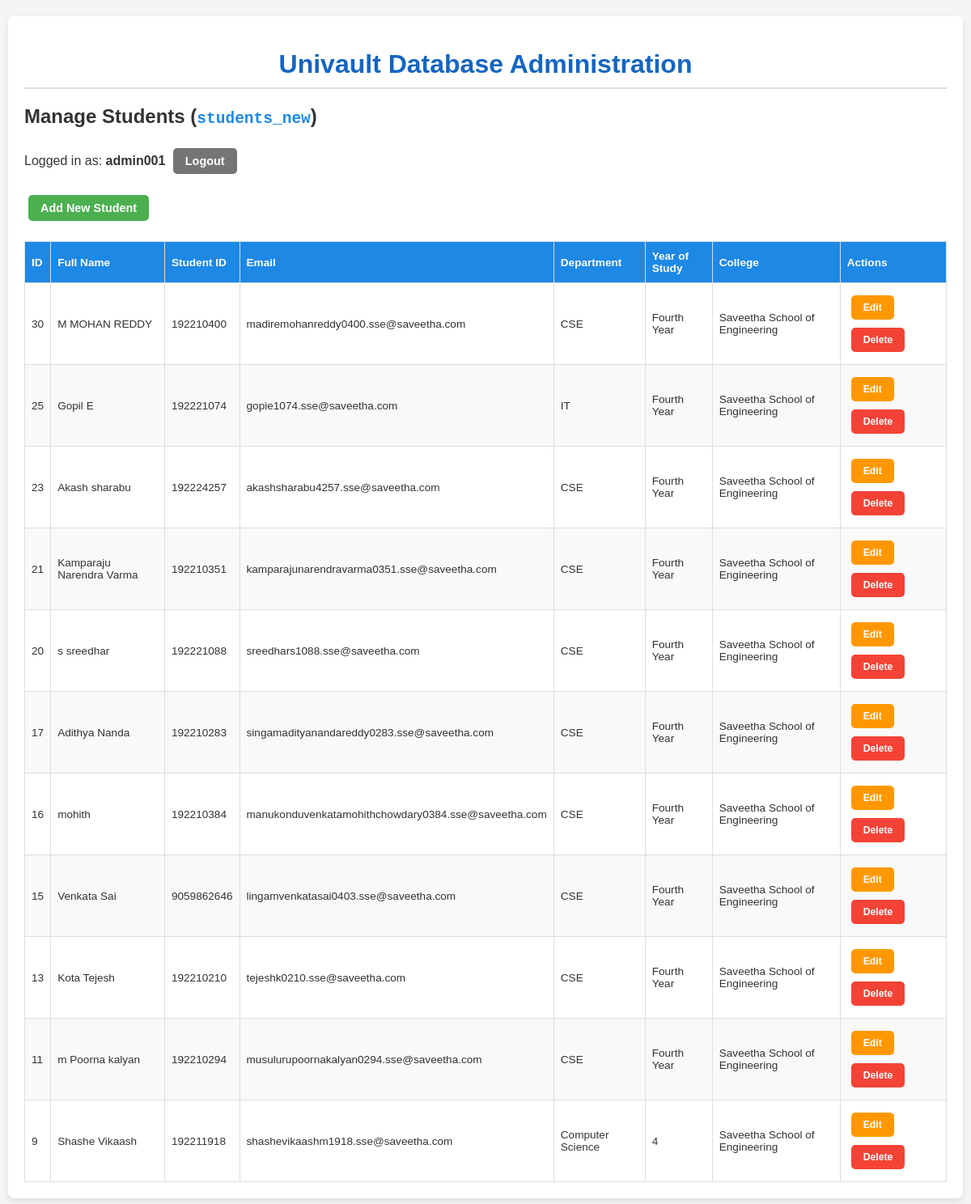
The page /main_admin.php (signed in) on the database its author committed.
### tables this page shows
CREATE TABLE `students_new` (
  `id` int(11) NOT NULL AUTO_INCREMENT,
  `full_name` varchar(255) NOT NULL,
  `student_number` varchar(50) NOT NULL,
  `email` varchar(255) NOT NULL,
  `password` varchar(255) NOT NULL,
  `department` varchar(100) NOT NULL,
  `year_of_study` varchar(50) NOT NULL,
  `college` varchar(255) NOT NULL,
  `created_at` timestamp NOT NULL DEFAULT current_timestamp(),
  `verification_token` varchar(255) DEFAULT NULL,
  `verified` tinyint(1) DEFAULT 0,
  `reset_token` varchar(255) DEFAULT NULL,
  `reset_token_expires` datetime DEFAULT NULL,
  PRIMARY KEY (`id`),
  UNIQUE KEY `student_number` (`student_number`),
  UNIQUE KEY `email` (`email`)
);

### main_admin.php (the view, shortened to what this page needs)
<?php
$servername = "127.0.0.1";
$username = "root";
$password = "";
$dbname = "univault_db2";
$table_name = 'students_new';
$fields = [
    'id' => 'ID',
    'full_name' => 'Full Name',
    'student_number' => 'Student ID',
    'email' => 'Email',
    'department' => 'Department',
    'year_of_study' => 'Year of Study',
    'college' => 'College',
];
try {
    $conn = new mysqli($servername, $username, $password, $dbname);
} catch (Exception $e) {
    die("Database Error: " . $e->getMessage());
}
function check_login($conn) {
    return isset($_SESSION['admin_id']) && $_SESSION['admin_id'] === 'admin001';
}
$is_logged_in = check_login($conn);
if ($is_logged_in) {
    $action = $_GET['action'] ?? 'view';
    if ($action === 'view') {
        $sql = "SELECT id, " . implode(", ", array_keys($fields)) . " FROM $table_name ORDER BY id DESC";
        $result = $conn->query($sql);
        $records = $result->fetch_all(MYSQLI_ASSOC);
    }
}
?>
<!DOCTYPE html>
<html lang="en">
<head>
</head>
<body>
<div class="container">
    <h1>Univault Database Administration</h1>
    <?php if (!$is_logged_in): ?>
        <h2>Admin Login</h2>
        <div class="form-container">
            <p><strong>Demo Login:</strong> Admin ID: <code>admin001</code> | Password: <code>admin</code></p>
            <form method="post" action="admin_panel.php">
                <div class="form-group">
                    <label for="admin_id">Admin ID (e.g., admin001)</label>
                    <input type="text" id="admin_id" name="admin_id" required>
                </div>
                <div class="form-group">
                    <label for="password">Password</label>
                    <input type="password" id="password" name="password" required>
                </div>
                <button type="submit" name="login" class="btn btn-primary">Login</button>
            </form>
        </div>
    <?php else: ?>
        <h2>Manage Students (<code style="color:var(--primary);"><?php echo $table_name; ?></code>)</h2>
        <p>Logged in as: <strong><?php echo $_SESSION['admin_id']; ?></strong>
        <a href="?logout=true" class="btn btn-logout">Logout</a></p>
        <?php if ($action === 'view'): ?>
            <a href="?action=add" class="btn btn-add">Add New Student</a>
            <?php if (!empty($records)): ?>
                <table>
                    <thead>
                        <tr>
                            <?php foreach ($fields as $col => $label): ?>
                                <th><?php echo $label; ?></th>
                            <?php endforeach; ?>
                            <th>Actions</th>
                        </tr>
                    </thead>
                    <tbody>
                        <?php foreach ($records as $record): ?>
                            <tr>
                                <?php foreach ($fields as $col => $label): ?>
                                    <td><?php echo htmlspecialchars($record[$col] ?? 'N/A'); ?></td>
                                <?php endforeach; ?>
                                <td>
                                    <a href="?action=edit&edit=<?php echo $record['id']; ?>" class="btn btn-edit">Edit</a>
                                    <a href="?action=delete&delete=<?php echo $record['id']; ?>" class="btn btn-delete" onclick="return confirm('Are you sure you want to delete this record (ID: <?php echo $record['id']; ?>)?');">Delete</a>
                                </td>
                            </tr>
                        <?php endforeach; ?>
                    </tbody>
                </table>
            <?php else: ?>
                <p style="margin-top: 20px;">No records found in the <?php echo $table_name; ?> table.</p>
            <?php endif; ?>
        <?php endif; ?>
    <?php endif; ?>
</div>
</body>
</html>

### main_admin.php (style rules this page uses)
:root { --primary: #1e88e5; --primary-dark: #1565c0; --secondary: #ff9800; --success: #4caf50; --danger: #f44336; --bg-light: #f5f5f5; --text-dark: #333; --border-color: #ddd; }
body { font-family: 'Arial', sans-serif; background-color: var(--bg-light); color: var(--text-dark); margin: 0; padding: 0; display: flex; flex-direction: column; align-items: center; }
.container { width: 95%; max-width: 1200px; margin: 20px auto; background: white; padding: 20px; border-radius: 8px; box-shadow: 0 4px 10px rgba(0, 0, 0, 0.1); }
h1 { color: var(--primary-dark); border-bottom: 2px solid var(--border-color); padding-bottom: 10px; margin-bottom: 20px; text-align: center; }
.btn { padding: 8px 15px; border: none; border-radius: 5px; cursor: pointer; text-decoration: none; font-weight: bold; display: inline-block; transition: background-color 0.3s; margin: 5px; font-size: 0.9em; }
.btn-add { background-color: var(--success); color: white; }
.btn-edit { background-color: var(--secondary); color: white; }
.btn-delete { background-color: var(--danger); color: white; }
.btn-logout { background-color: #757575; color: white; }
table { width: 100%; border-collapse: collapse; margin-top: 20px; }
th, td { border: 1px solid var(--border-color); padding: 10px 8px; text-align: left; font-size: 0.85em; }
th { background-color: var(--primary); color: white; font-weight: 600; }
tr:nth-child(even) { background-color: #f9f9f9; }

### rows shown on the page
students_new: id "30", full_name "M MOHAN REDDY", student_number "192210400", email "madiremohanreddy0400.sse@saveetha.com", department "CSE", year_of_study "Fourth Year", college "Saveetha School of Engineering"
students_new: id "25", full_name "Gopil E", student_number "192221074", email "gopie1074.sse@saveetha.com", department "IT", year_of_study "Fourth Year", college "Saveetha School of Engineering"
students_new: id "23", full_name "Akash sharabu", student_number "192224257", email "akashsharabu4257.sse@saveetha.com", department "CSE", year_of_study "Fourth Year", college "Saveetha School of Engineering"
students_new: id "21", full_name "Kamparaju Narendra Varma", student_number "192210351", email "kamparajunarendravarma0351.sse@saveetha.com", department "CSE", year_of_study "Fourth Year", college "Saveetha School of Engineering"
students_new: id "20", full_name "s sreedhar", student_number "192221088", email "sreedhars1088.sse@saveetha.com", department "CSE", year_of_study "Fourth Year", college "Saveetha School of Engineering"
students_new: id "17", full_name "Adithya Nanda", student_number "192210283", email "singamadityanandareddy0283.sse@saveetha.com", department "CSE", year_of_study "Fourth Year", college "Saveetha School of Engineering"
students_new: id "16", full_name "mohith", student_number "192210384", email "manukonduvenkatamohithchowdary0384.sse@saveetha.com", department "CSE", year_of_study "Fourth Year", college "Saveetha School of Engineering"
students_new: id "15", full_name "Venkata Sai", student_number "9059862646", email "lingamvenkatasai0403.sse@saveetha.com", department "CSE", year_of_study "Fourth Year", college "Saveetha School of Engineering"
students_new: id "13", full_name "Kota Tejesh", student_number "192210210", email "tejeshk0210.sse@saveetha.com", department "CSE", year_of_study "Fourth Year", college "Saveetha School of Engineering"
students_new: id "11", full_name "m Poorna kalyan", student_number "192210294", email "musulurupoornakalyan0294.sse@saveetha.com", department "CSE", year_of_study "Fourth Year", college "Saveetha School of Engineering"
students_new: id "9", full_name "Shashe Vikaash", student_number "192211918", email "shashevikaashm1918.sse@saveetha.com", department "Computer Science", year_of_study "4", college "Saveetha School of Engineering"

### other values the page prints
$table_name "students_new"
$_SESSION['admin_id'] "admin001"
$label "ID"
$label "Full Name"
$label "Student ID"
$label "Email"
$label "Department"
$label "Year of Study"
$label "College"
